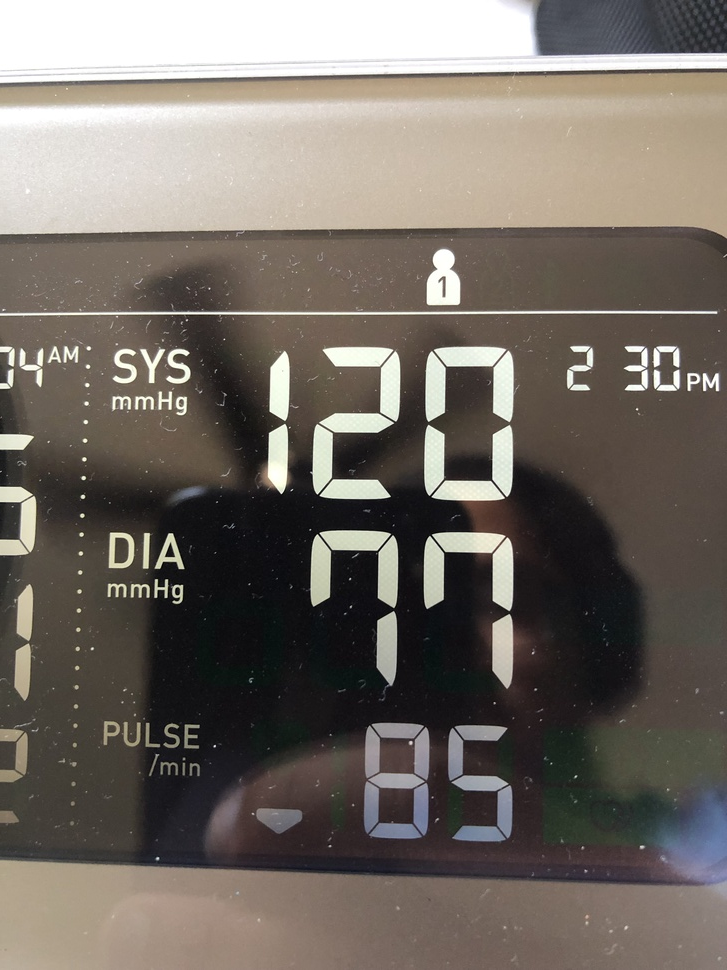
#> input picture python_scripts/my blood pressure.jpg, 727 x 970 px, shrunk from 3024 x 4032 before the run, given in place of the camera
$ python videoCapture.py
#> lines starting #> are read from the running program, lines starting #| are printed output that depends on the picture; after the words box and inside, x2 and y2 are one past the last pixel; in counts of white or black regions, pixels touching at a corner belong together
### python_scripts/main.py
import cv2
import numpy as np
from segments import Segments
import sys

testImagePath = "/Users/Juan/Desktop/Grandpa-Tracker/python_scripts/omrontest.png";

def test(img):
    # load image
    # img = cv2.imread(imagePath);

    # make storage array
    results = [];

    # lab
    lab = cv2.cvtColor(img, cv2.COLOR_BGR2LAB);
    l,a,b = cv2.split(lab);
    # show
    # cv2.imshow("orig", img);


    # closing operation
    kernel = np.ones((5,5), np.uint8);

    # threshold params
    low = 0;
    high = 100;
    dilateIter = 2;
    erodeIter = 1;

    # make copy
    copy = l.copy();

    # threshold
    thresh = cv2.inRange(copy, low, high);

    # dilate
    for a in range(dilateIter):
        thresh = cv2.dilate(thresh, kernel);

    # erode
    for a in range(erodeIter):
        thresh = cv2.erode(thresh, kernel);

    # show image
    # cv2.imshow("thresh", thresh);
    # cv2.imwrite("threshold.jpg", thresh);

    # start processing
    contours, _ = cv2.findContours(thresh, cv2.RETR_TREE, cv2.CHAIN_APPROX_SIMPLE);

    # draw
    for contour in contours:
        cv2.drawContours(img, [contour], 0, (0,255,0), 3);

    # get res of each number
    bounds = [];
    h, w = img.shape[:2];
    for contour in contours:
        left = w;
        right = 0;
        top = h;
        bottom = 0;
        for point in contour:
            point = point[0];
            x, y = point;
            if x < left:
                left = x;
            if x > right:
                right = x;
            if y < top:
                top = y;
            if y > bottom:
                bottom = y;
        tl = [left, top];
        br = [right, bottom];
        bounds.append([tl, br]);

    # crop out each number
    cuts = [];
    number = 0;
    for bound in bounds:
        tl, br = bound;
        cut_img = thresh[tl[1]:br[1], tl[0]:br[0]];
        # print(cut_img, 'cut_img')
        cuts.append(cut_img);
        number += 1;
        # cv2.imshow(str(number), cut_img);

    # font
    font = cv2.FONT_HERSHEY_SIMPLEX;

    # create a segment model
    model = Segments();
    index = 0;
    for cut in cuts:
        # save image
        # cv2.imwrite(str(index) + "_" + str(number) + ".jpg", cut);
        # process
        model.digest(cut);
        number = model.getNum();
        if number > 0 :
        #   print (number);
            results.append(number);

        # cv2.imshow(str(index), cut);

        # draw and save again
        # h, w = cut.shape[:2];
        # drawn = np.zeros((h, w, 3), np.uint8);
        # drawn[:, :, 0] = cut;
        # drawn = cv2.putText(drawn, str(number), (10,30), font, 1, (0,0,255), 2, cv2.LINE_AA);
        # cv2.imwrite("drawn" + str(index) + "_" + str(number) + ".jpg", drawn);

        # index += 1;
        # cv2.waitKey(0);

    # show
    # cv2.imshow("contours", img);
    # cv2.imwrite("contours.jpg", img);
    # cv2.waitKey(0);

    print(results)
    sys.stdout.flush()

# test(testImagePath);

### python_scripts/segments.py
import numpy as np

class Segments:
    def __init__(self):
        # create a 7seg model
        self.flags = [];
        self.segments = [];
        h1 = [[0, 1.0],[0, 0.1]];       # 0
        h2 = [[0, 1.0],[0.45, 0.55]];   # 1
        h3 = [[0, 1.0],[0.9, 1.0]];     # 2
        vl1 = [[0, 0.2],[0, 0.5]];      # 3 # upper-left
        vl2 = [[0, 0.2],[0.5, 1.0]];    # 4
        vr1 = [[0.8, 1.0],[0, 0.5]];    # 5 # upper-right
        vr2 = [[0.8, 1.0], [0.5, 1.0]]; # 6
        self.segments.append(h1);
        self.segments.append(h2);
        self.segments.append(h3);
        self.segments.append(vl1);
        self.segments.append(vl2);
        self.segments.append(vr1);
        self.segments.append(vr2);

    # process an image and set flags
    def digest(self, number):
        # reset flags
        self.flags = [];

        # check res to see if it's a one
        h, w = number.shape[:2];
        if w < 0.5 * h:
            self.flags.append(5);
            self.flags.append(6);
            return;

        # check for segments
        for a in range(len(self.segments)):
            seg = self.segments[a];
            # get bounds
            xl, xh = seg[0];
            yl, yh = seg[1];
            # convert to pix coords
            xl = int(xl * w);
            xh = int(xh * w);
            yl = int(yl * h);
            yh = int(yh * h);
            sw = xh - xl;
            sh = yh - yl;
            # check
            count = np.count_nonzero(number[yl:yh, xl:xh] == 255);
            if (sh * sw  == 0):
                print('bad image');
            elif count / (sh * sw) > 0.5: # 0.5 is a sensitivity measure
                self.flags.append(a);

    # returns the stored number (stored in self.flags)
    def getNum(self):
        # hardcoding outputs
        if self.flags == [0,2,3,4,5,6]:
            return 0;
        if self.flags == [5,6]:
            return 1;
        if self.flags == [0,1,2,4,5]:
            return 2;
        if self.flags == [0,1,2,5,6]:
            return 3;
        if self.flags == [1,3,5,6]:
            return 4;
        if self.flags == [0,1,2,3,6]:
            return 5;
        if self.flags == [0,1,2,3,4,6]:
            return 6;
        if self.flags == [0,5,6]:
            return 7;
        if self.flags == [0,1,2,3,4,5,6]:
            return 8;
        if self.flags == [0,1,2,3,5,6]:
            return 9;
        # ERROR
        return -1;

### python_scripts/videoCapture.py
import cv2
import sched, time
from main import test

testImagePath = "/Users/Juan/Desktop/Grandpa-Tracker/python_scripts/omrontest.png";

def openVideo():
    cap = cv2.VideoCapture(0)
    if not cap.isOpened():
        print("Cannot open camera")
        exit()
    while True:
        # Capture frame-by-frame
        ret, frame = cap.read()
#> frame is the input picture: shape (970, 727, 3); mean B, G, R 101, 108, 115.1
        # if frame is read correctly ret is True
        if not ret:
            print("Can't receive frame (stream end?). Exiting ...")
            break
        # Our operations on the frame come here
        gray = cv2.cvtColor(frame, cv2.COLOR_BGR2GRAY)
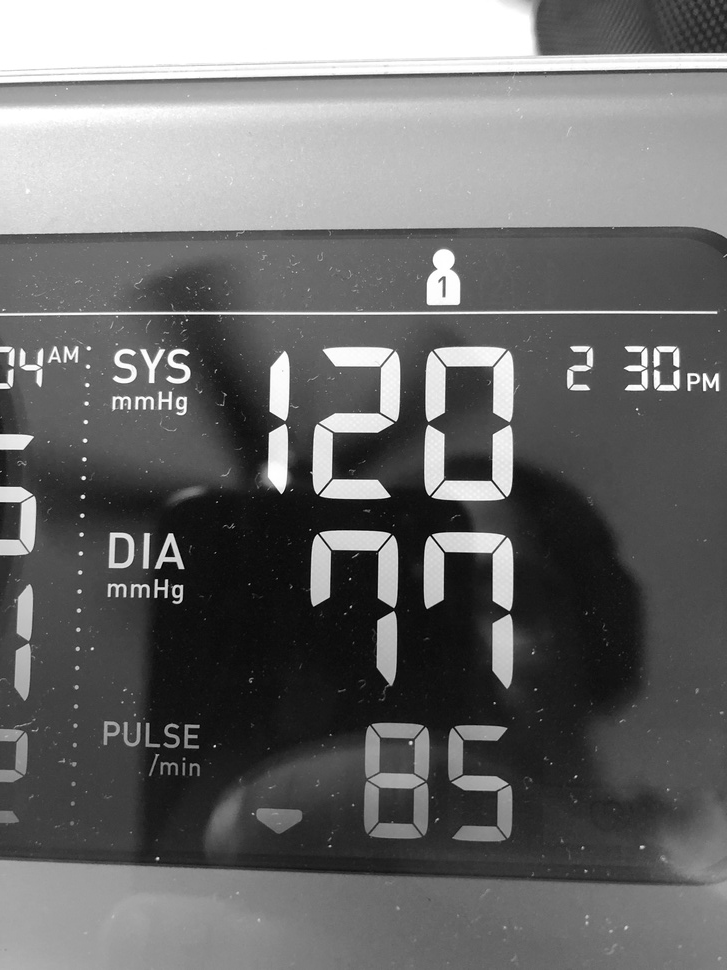
#> gray: shape (970, 727); min 0, max 255, mean 109.4
        # lab = cv2.cvtColor(frame, cv2.COLOR_BGR2LAB);
        font = cv2.FONT_HERSHEY_SIMPLEX

        # Use putText() method for
        # inserting text on video
        cv2.putText(frame,
                    'TEXT ON VIDEO',
                    (50, 50),
                    font, 1,
                    (0, 255, 255),
                    2,
                    cv2.LINE_4)
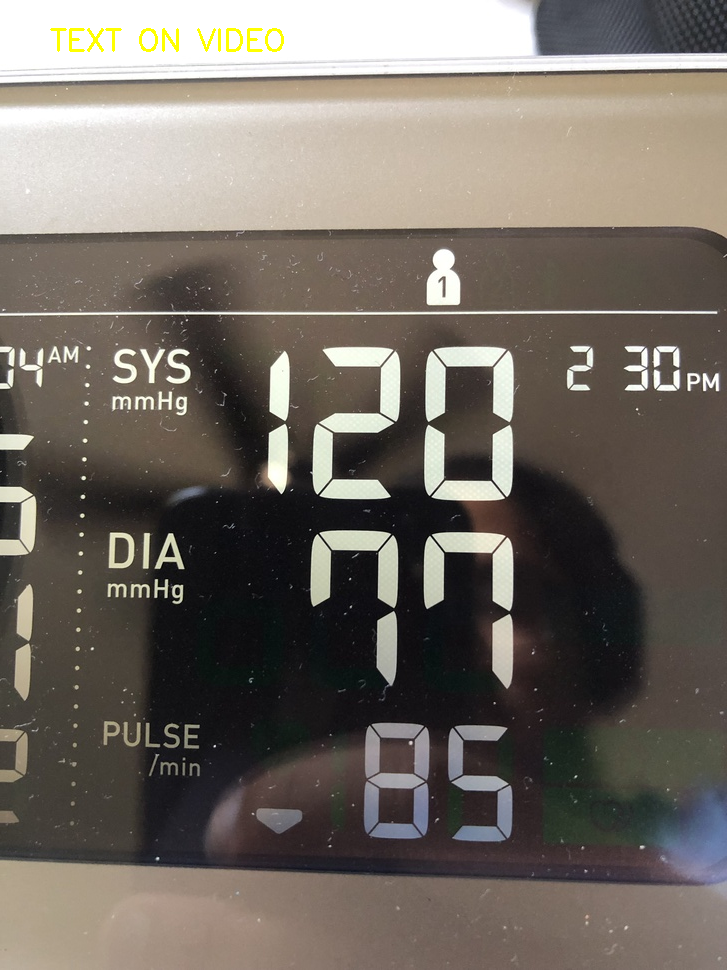
#> frame: shape (970, 727, 3); 0.23% of pixels changed, all inside (x1, y1, x2, y2) = (50, 28, 284, 52)
        test(frame);
#> in test, `lab = cv2.cvtColor(img, cv2.COLOR_BGR2LAB);`: lab: shape (970, 727, 3); mean of channels 0, 1, 2 113.4, 129.6, 133.1
#> in test, `l,a,b = cv2.split(lab);`:
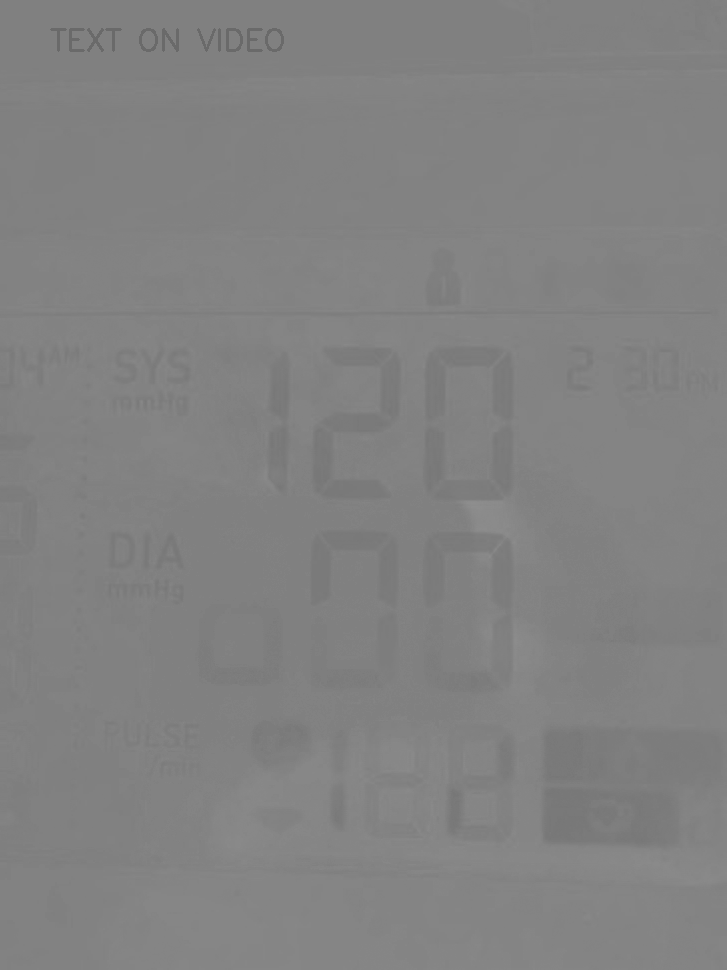
#> a: shape (970, 727); min 106, max 142, mean 129.6
#> in test, `thresh = cv2.inRange(copy, low, high);`:
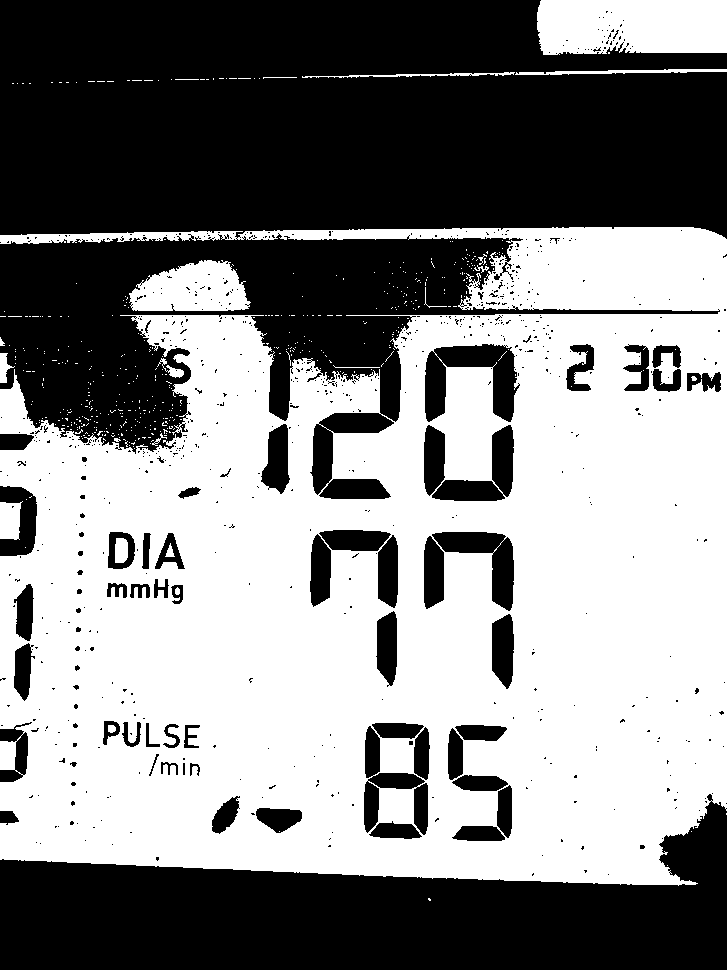
#> thresh: shape (970, 727); 52.5% white; 746 black regions (680 under 20 px), largest, box (x1, y1, x2, y2) and area: (0, 0, 727, 499) 220611, (0, 794, 727, 970) 73257, (425, 344, 520, 422) 3876
#> the loop in test, `for a in range(erodeIter):` made 1 pass
#> pass 1, in test, `thresh = cv2.erode(thresh, kernel);`:
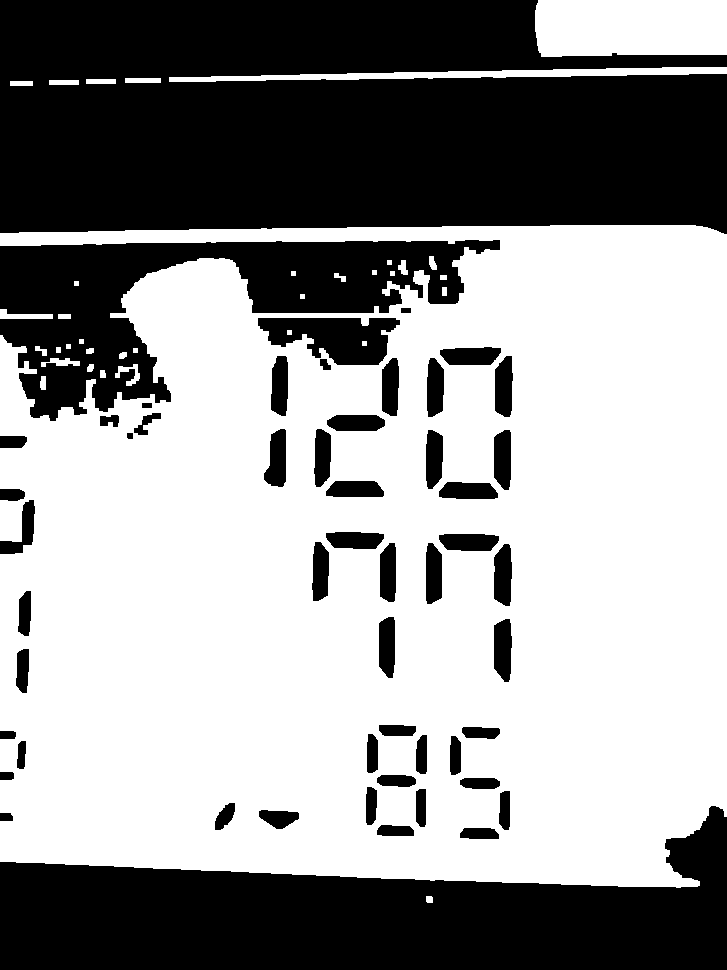
#> thresh: shape (970, 727); 59% white; 53 black regions
#> in test, `contours, _ = cv2.findContours(thresh, cv2.RETR_TREE, cv2.CHAIN_APPROX..`: contours = 79 contours, 11 with area under 20; largest, box (x1, y1, x2, y2) and area: (0, 225, 727, 888) 426324, (535, 0, 727, 57) 10322, (257, 317, 401, 366) 4676, (169, 67, 727, 82) 3033, (493, 618, 513, 683) 1026
#> the loop in test, `for contour in contours:` made 79 passes
#> contour on passes 8, 10, 12, 13, 14, 16, 17, 18, 19, 21, 22, 23: [[133, 348], [133, 352], [137, 352], [137, 348]], [[56, 347], [56, 352], [60, 352], [60, 347]], [[66, 344], [66, 348], [70, 348], [70, 344]], [[79, 339], [79, 343], [83, 343], [83, 339]], [[58, 314], [58, 318], [70, 318], [70, 314]], [[300, 294], [300, 298], [304, 298], [304, 294]], [[442, 287], [442, 295], [446, 295], [446, 287]], [[74, 281], [74, 285], [78, 285], [78, 281]], [[440, 275], [440, 279], [446, 279], [446, 275]], [[390, 271], [390, 275], [394, 275], [394, 271]], [[291, 271], [291, 275], [295, 275], [295, 271]], [[372, 270], [372, 274], [376, 274], [376, 270]]
#> after the loop in test, `for contour in contours:`:
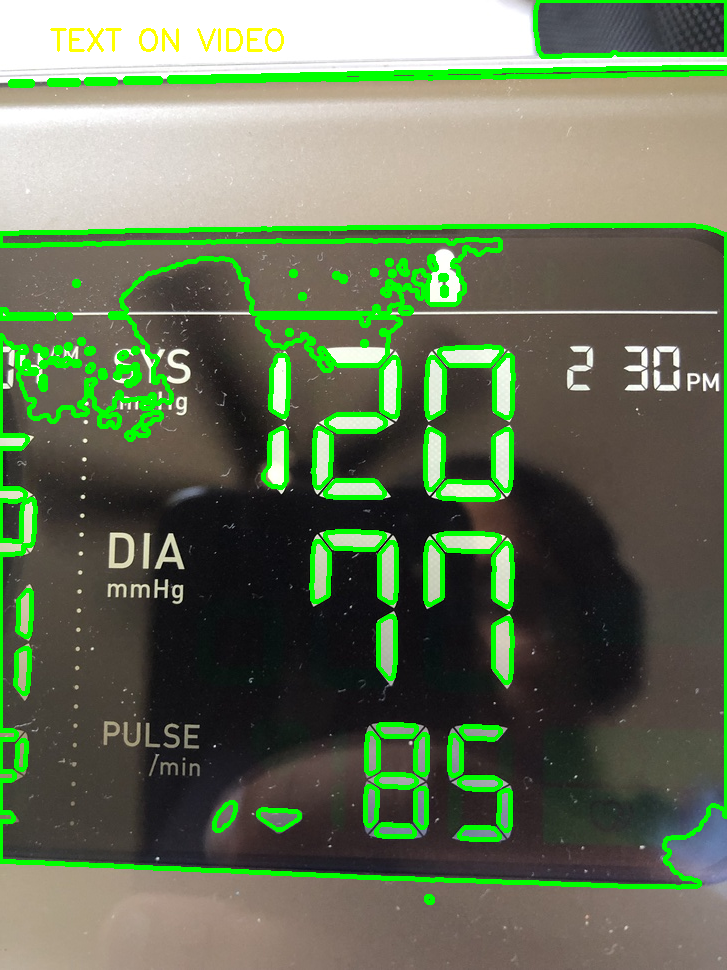
#> img: shape (970, 727, 3); 8.21% of pixels changed, all inside (x1, y1, x2, y2) = (0, 0, 727, 905)
#> the loop in test, `for contour in contours:` made 79 passes
#> (tl, br) on passes 1, 2, 3, 4, 5, 6, 7, 9, 11, 15, 20, 24: ([426, 896], [432, 902]), ([40, 376], [45, 389]), ([100, 370], [105, 377]), ([115, 364], [139, 385]), ([87, 364], [93, 371]), ([41, 358], [79, 366]), ([119, 352], [126, 358]), ([86, 348], [93, 353]), ([35, 346], [46, 355]), ([0, 309], [52, 318]), ([334, 273], [345, 281]), ([398, 260], [407, 274])
#> after the loop in test, `for contour in contours:`: bounds = 79 items
#> the loop in test, `for bound in bounds:` made 79 passes
#> after the loop in test, `for bound in bounds:`: number = 79
#> in test, `font = cv2.FONT_HERSHEY_SIMPLEX;`: font = 0
#> the loop in test, `for cut in cuts: # save image # cv2.imwrite(str(index) + "_" + str(num..` made 79 passes
#> (h in digest, w in digest, number) on passes 1 to 12: (6, 6, -1), (13, 5, 1), (7, 5, -1), (21, 24, 1), (7, 6, -1), (8, 38, -1), (6, 7, -1), (4, 4, -1), (5, 7, -1), (5, 4, -1), (9, 11, -1), (4, 4, -1)
#> (printed output is left out)
#| [1, 1, 5, 8, 1, 1, 1, 1, 1, 1, 1, 1, 1, 1, 1, 1, 1, 1, 1, 1, 1, 1, 1, 6, 1, 1, 1, 1, 8]
        # test(testImagePath);
        # Display the resulting frame
        cv2.imshow('frame', gray)
        if cv2.waitKey(1) == ord('q'):
#> (key q is pressed here)
            break
    # When everything done, release the capture
    cap.release()
    cv2.destroyAllWindows()

openVideo();
